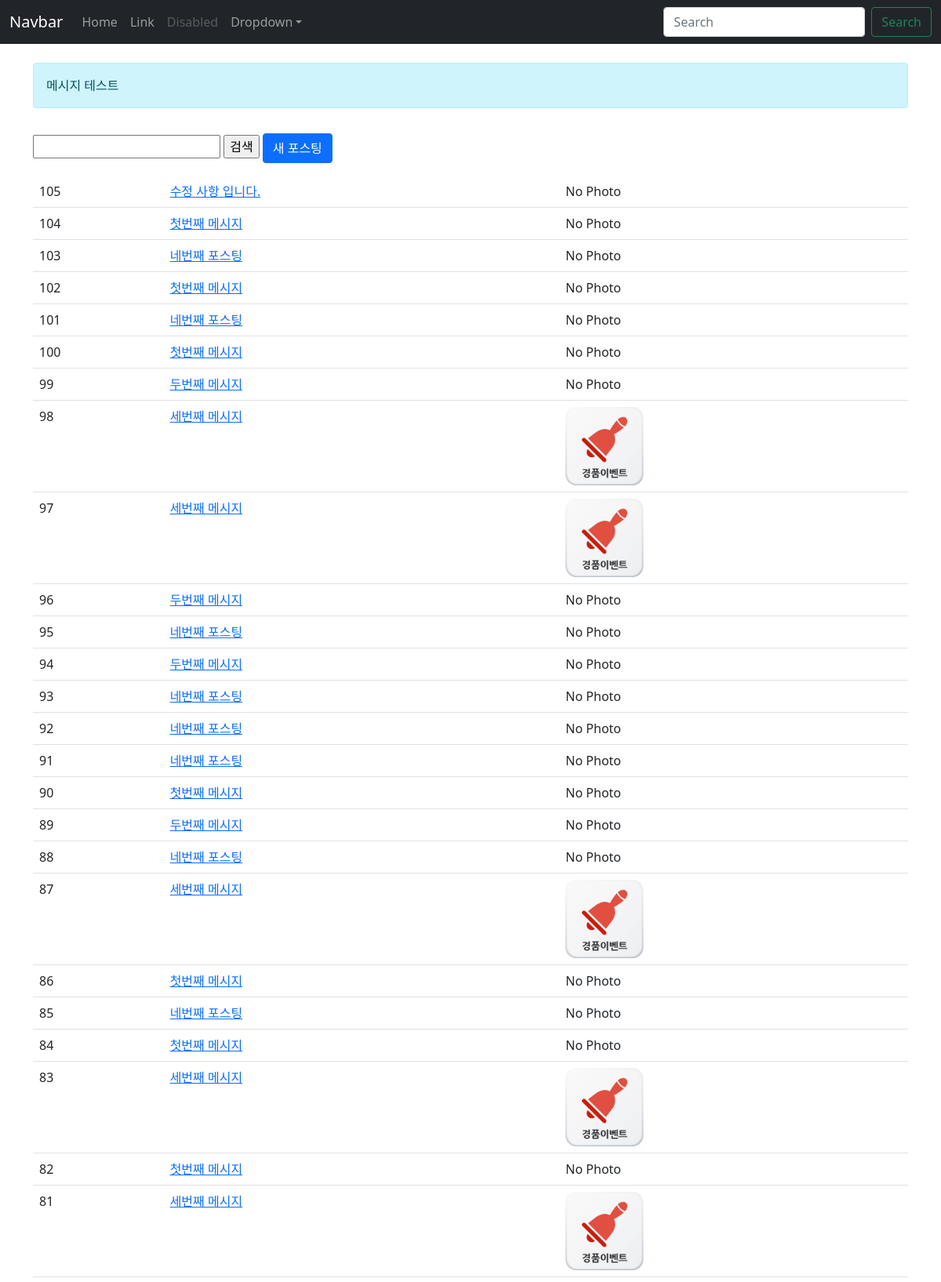
The page /instagram/ (signed in, upper part) on the database its author committed.
### instagram/models.py (models this page shows, shortened)
class Post(models.Model):
    author = models.ForeignKey(settings.AUTH_USER_MODEL, on_delete=models.CASCADE)
    message = models.TextField(
        validators=[MinLengthValidator(10)]
    )
    photo = models.ImageField(blank=True, upload_to='instagram/post/%Y/%m/%d') # UseFillow # upload_to
    tag_set = models.ManyToManyField("Tag" , blank=True)
    is_public = models.BooleanField(default=False, verbose_name='공개여부')
    created_at = models.DateField(auto_now_add=True)
    updated_at = models.DateField(auto_now=True)
    def get_absolute_url(self):
        return reverse("instagram:post_detail", kwargs={"pk": self.pk})
    class Meta:
        ordering = ['-id']

### instagram/views.py (the view)
# urls.py: path('', views.post_list, name='post_list'),
@login_required
def post_list(request):
    qs = Post.objects.all()
    q = request.GET.get('q','')
    messages.info(request,'메시지 테스트') # 선언 하는 부분일 분 소비하는 부분이 있어야함
    if q:
        qs = qs.filter(message__icontains=q)
        print(qs)
    return render(request, 'instagram/post_list.html',{'post_list' : qs})

### instagram/templates/instagram/post_list.html (shortened to what this page needs)
{% extends 'instagram/layout.html' %}
{% load bootstrap4 %}
{% block content %}
    <from action="" method="GET">
        <input type="text" name="q" value="{{ q }}"/>
        <input type="submit" value="검색" />
    </from>
    <a href="{% url 'instagram:post_new' %}" class='btn btn-primary btn-block mt-3 mb-3'>새 포스팅</a>
    <table class="table table-borderd table-hover">
        <tbody>
            {% for post in post_list %}
                <tr>
                    <td>
                        {{ post.pk }}
                    </td>
                    <td>
                        <a href="{{ post.get_absolute_url }}">
                            {{ post.message }}
                        </a>
                    </td>
                    <td>
                        {% if post.photo %}
                            <img src="{{ post.photo.url }}" style="width: 100px"; />
                        {% else %}
                            No Photo
                        {% endif %}
                    </td>
                </tr>
            {% endfor %}
        </tbody>
    </table>
{% endblock content %}

### instagram/templates/instagram/layout.html (style rules this page uses)
body { padding-top: 5rem; padding-bottom: 2rem; }

### rows shown on the page
Post: pk "105", message "수정 사항 입니다.", photo "No Photo"
Post: pk "104", message "첫번째 메시지", photo "No Photo"
Post: pk "103", message "네번째 포스팅", photo "No Photo"
Post: pk "102", message "첫번째 메시지", photo "No Photo"
Post: pk "101", message "네번째 포스팅", photo "No Photo"
Post: pk "100", message "첫번째 메시지", photo "No Photo"
Post: pk "99", message "두번째 메시지", photo "No Photo"
Post: pk "98", message "세번째 메시지", photo (picture)
Post: pk "97", message "세번째 메시지", photo (picture)
Post: pk "96", message "두번째 메시지", photo "No Photo"
Post: pk "95", message "네번째 포스팅", photo "No Photo"
Post: pk "94", message "두번째 메시지", photo "No Photo"
Post: pk "93", message "네번째 포스팅", photo "No Photo"
Post: pk "92", message "네번째 포스팅", photo "No Photo"
Post: pk "91", message "네번째 포스팅", photo "No Photo"
Post: pk "90", message "첫번째 메시지", photo "No Photo"
Post: pk "89", message "두번째 메시지", photo "No Photo"
Post: pk "88", message "네번째 포스팅", photo "No Photo"
Post: pk "87", message "세번째 메시지", photo (picture)
Post: pk "86", message "첫번째 메시지", photo "No Photo"
Post: pk "85", message "네번째 포스팅", photo "No Photo"
Post: pk "84", message "첫번째 메시지", photo "No Photo"
Post: pk "83", message "세번째 메시지", photo (picture)
Post: pk "82", message "첫번째 메시지", photo "No Photo"
Post: pk "81", message "세번째 메시지", photo (picture)

### other values the page prints
{{ message.message }} "메시지 테스트"
